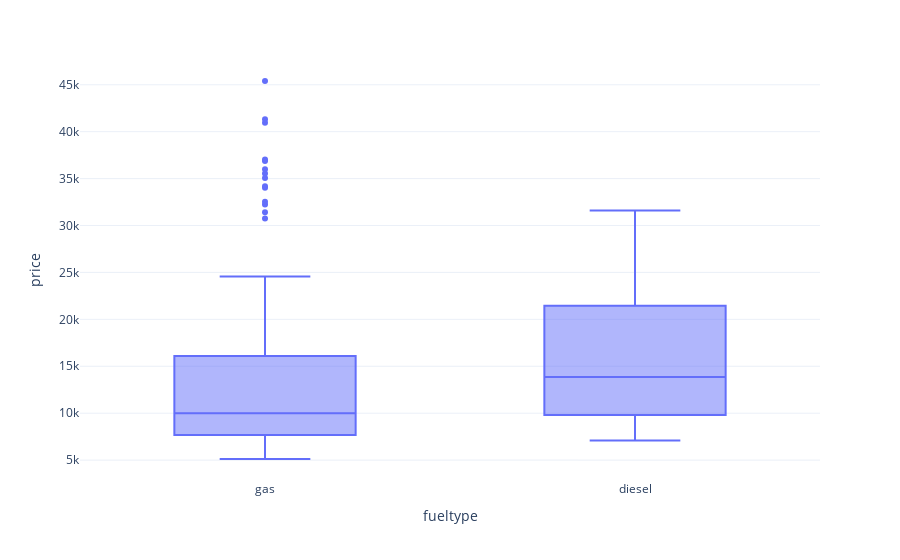

Write notebook code for a chart like this one.
### Markdown cell above
- 90% of the cars in the Data Set are Petrol.US is a Gasoline market unlike Europe and India which have more Share of Diesel Cars.

### Code cell
fig = px.box(data, x='fueltype',y='price')
fig.update_layout(template='plotly_white')
fig.show()

### Figure 1 — Plotly figure (JSON) as saved in the notebook; plotly's stock layout.template omitted (floating-point values rounded to 4 significant figures; data arrays with more than 128 entries replaced by an {"elided": "..."} marker saying what was removed)
{"data": [{"alignmentgroup": "True", "hoverlabel": {"namelength": 0}, "hovertemplate": "fueltype=%{x}<br>price=%{y}", "legendgroup": "", "marker": {"color": "#636efa"}, "name": "", "notched": false, "offsetgroup": "", "orientation": "v", "showlegend": false, "type": "box", "x": {"elided": "204 str values"}, "x0": " ", "xaxis": "x", "y": {"elided": "204 float values"}, "y0": " ", "yaxis": "y"}], "layout": {"boxmode": "group", "legend": {"tracegroupgap": 0}, "margin": {"t": 60}, "xaxis": {"anchor": "y", "domain": [0, 1], "title": {"text": "fueltype"}}, "yaxis": {"anchor": "x", "domain": [0, 1], "title": {"text": "price"}}}}
